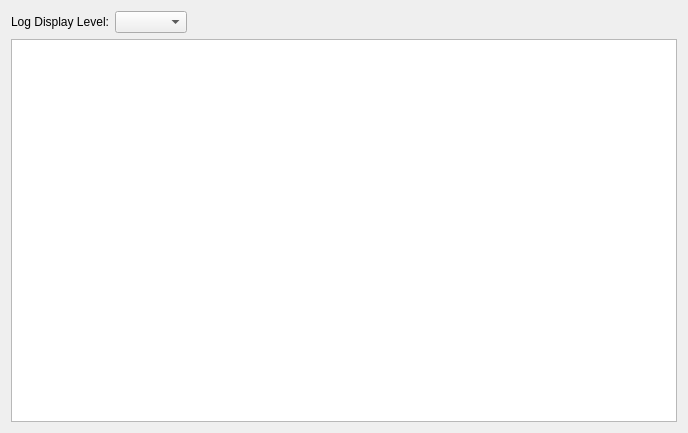
<?xml version="1.0" encoding="UTF-8"?>
<ui version="4.0">
 <class>LoggerWidget</class>
 <widget class="QWidget" name="LoggerWidget">
  <property name="geometry">
   <rect>
    <x>0</x>
    <y>0</y>
    <width>688</width>
    <height>433</height>
   </rect>
  </property>
  <property name="windowTitle">
   <string>Form</string>
  </property>
  <layout class="QVBoxLayout" name="verticalLayout">
   <item>
    <layout class="QHBoxLayout" name="horizontalLayout">
     <item>
      <widget class="QLabel" name="label">
       <property name="text">
        <string>Log Display Level:</string>
       </property>
      </widget>
     </item>
     <item>
      <widget class="QComboBox" name="comboBox"/>
     </item>
     <item>
      <spacer name="horizontalSpacer">
       <property name="orientation">
        <enum>Qt::Horizontal</enum>
       </property>
       <property name="sizeHint" stdset="0">
        <size>
         <width>40</width>
         <height>20</height>
        </size>
       </property>
      </spacer>
     </item>
    </layout>
   </item>
   <item>
    <widget class="QTextEdit" name="textEdit">
     <property name="undoRedoEnabled">
      <bool>false</bool>
     </property>
     <property name="readOnly">
      <bool>true</bool>
     </property>
    </widget>
   </item>
  </layout>
 </widget>
 <resources/>
 <connections/>
</ui>
